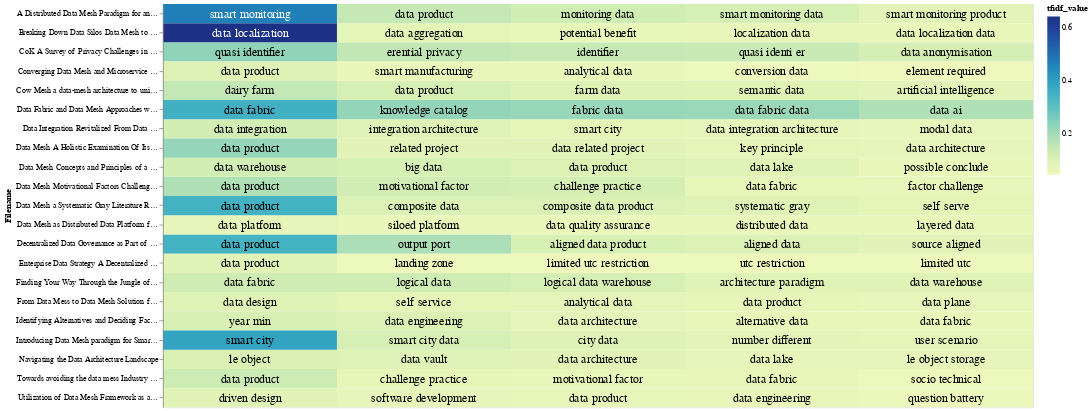

The cell this chart's notebook holds for it:
### Code cell
# Select the top terms for each PDF
top_terms_df_tfidf = result_df_tfidf_filename.groupby('Filename').head(5)

# Add a small random value to 'idf_value' for better visualization
top_terms_df_tfidf['tfidf_value'] = top_terms_df_tfidf['tfidf_value'] + np.random.rand(top_terms_df_tfidf.shape[0]) * 0.0001

# Create a base chart
base = alt.Chart(top_terms_df_tfidf).encode(
    x=alt.X('rank:O', axis=None),  # Use rank for x-axis
    y='Filename:N',
    color=alt.Color('tfidf_value:Q', scale=alt.Scale(scheme='viridis')),
    text='topic_word:N'  # Corrected column name to 'topic_word'
).transform_window(
    rank="rank()",
    sort=[alt.SortField("tfidf_value", order="descending")],
    groupby=["Filename"]
)

# Create a heatmap
heatmap = base.mark_rect().encode(
    color='tfidf_value:Q',
)

# Create text labels with conditional color
text = base.mark_text(baseline='middle', fontWeight= 'normal', fontSize=15).encode(
    text='topic_word:N',
    color=alt.condition(alt.datum.tfidf_value >= 0.4, alt.value('white'), alt.value('black'))
)

# Display the heatmap and text labels
chart_tfidf = (heatmap + text).properties(width=1100, height= 510)
chart_tfidf

### Figure 1 — Vega-Lite specification as saved in the notebook (floating-point values rounded to 4 significant figures)
{"config": {"view": {"continuousWidth": 300, "continuousHeight": 300}}, "layer": [{"mark": {"type": "rect"}, "encoding": {"color": {"field": "tfidf_value", "type": "quantitative"}, "text": {"field": "topic_word", "type": "nominal"}, "x": {"axis": null, "field": "rank", "type": "ordinal"}, "y": {"field": "Filename", "type": "nominal"}}, "transform": [{"window": [{"op": "rank", "field": "", "as": "rank"}], "groupby": ["Filename"], "sort": [{"field": "tfidf_value", "order": "descending"}]}]}, {"mark": {"type": "text", "baseline": "middle", "fontSize": 15, "fontWeight": "normal"}, "encoding": {"color": {"condition": {"test": "(datum.tfidf_value >= 0.4)", "value": "white"}, "value": "black"}, "text": {"field": "topic_word", "type": "nominal"}, "x": {"axis": null, "field": "rank", "type": "ordinal"}, "y": {"field": "Filename", "type": "nominal"}}, "transform": [{"window": [{"op": "rank", "field": "", "as": "rank"}], "groupby": ["Filename"], "sort": [{"field": "tfidf_value", "order": "descending"}]}]}], "data": {"name": "data-59c1534c1f56713ce97f6f88b591925e"}, "height": 510, "width": 1100, "$schema": "https://vega.github.io/schema/vega-lite/v5.17.0.json", "datasets": {"data-59c1534c1f56713ce97f6f88b591925e": [{"Filename": "Breaking Down Data Silos Data Mesh to Achieve Effective Aggregation in Data Localization", "topic_word": "data localization", "tfidf_value": 0.643}, {"Filename": "Breaking Down Data Silos Data Mesh to Achieve Effective Aggregation in Data Localization", "topic_word": "data aggregation", "tfidf_value": 0.07736}, {"Filename": "Breaking Down Data Silos Data Mesh to Achieve Effective Aggregation in Data Localization", "topic_word": "potential benefit", "tfidf_value": 0.06894}, {"Filename": "Breaking Down Data Silos Data Mesh to Achieve Effective Aggregation in Data Localization", "topic_word": "localization data", "tfidf_value": 0.06562}, {"Filename": "Breaking Down Data Silos Data Mesh to Achieve Effective Aggregation in Data Localization", "topic_word": "data localization data", "tfidf_value": 0.063}, {"Filename": "Decentralized Data Governance as Part of a Data Mesh Platform Concepts and Approaches", "topic_word": "data product", "tfidf_value": 0.3449}, {"Filename": "Decentralized Data Governance as Part of a Data Mesh Platform Concepts and Approaches", "topic_word": "output port", "tfidf_value": 0.1899}, {"Filename": "Decentralized Data Governance as Part of a Data Mesh Platform Concepts and Approaches", "topic_word": "aligned data product", "tfidf_value": 0.1118}, {"Filename": "Decentralized Data Governance as Part of a Data Mesh Platform Concepts and Approaches", "topic_word": "aligned data", "tfidf_value": 0.1011}, {"Filename": "Decentralized Data Governance as Part of a Data Mesh Platform Concepts and Approaches", "topic_word": "source aligned", "tfidf_value": 0.0877}, {"Filename": "Enterprise Data Strategy A Decentralized Data Mesh Approach", "topic_word": "data product", "tfidf_value": 0.08589}, {"Filename": "Enterprise Data Strategy A Decentralized Data Mesh Approach", "topic_word": "landing zone", "tfidf_value": 0.05399}, {"Filename": "Enterprise Data Strategy A Decentralized Data Mesh Approach", "topic_word": "utc restriction", "tfidf_value": 0.05312}, {"Filename": "Enterprise Data Strategy A Decentralized Data Mesh Approach", "topic_word": "limited utc restriction", "tfidf_value": 0.05313}, {"Filename": "Enterprise Data Strategy A Decentralized Data Mesh Approach", "topic_word": "limited utc", "tfidf_value": 0.05311}, {"Filename": "Finding Your Way Through the Jungle of Big Data Architectures", "topic_word": "data fabric", "tfidf_value": 0.1299}, {"Filename": "Finding Your Way Through the Jungle of Big Data Architectures", "topic_word": "logical data", "tfidf_value": 0.1281}, {"Filename": "Finding Your Way Through the Jungle of Big Data Architectures", "topic_word": "logical data warehouse", "tfidf_value": 0.1158}, {"Filename": "Finding Your Way Through the Jungle of Big Data Architectures", "topic_word": "architecture paradigm", "tfidf_value": 0.09272}, {"Filename": "Finding Your Way Through the Jungle of Big Data Architectures", "topic_word": "data warehouse", "tfidf_value": 0.09086}, {"Filename": "CoK A Survey of Privacy Challenges in Relation to Data Meshes", "topic_word": "quasi identifier", "tfidf_value": 0.2307}, {"Filename": "CoK A Survey of Privacy Challenges in Relation to Data Meshes", "topic_word": "erential privacy", "tfidf_value": 0.1548}, {"Filename": "CoK A Survey of Privacy Challenges in Relation to Data Meshes", "topic_word": "identifier", "tfidf_value": 0.1445}, {"Filename": "CoK A Survey of Privacy Challenges in Relation to Data Meshes", "topic_word": "quasi identi er", "tfidf_value": 0.1396}, {"Filename": "CoK A Survey of Privacy Challenges in Relation to Data Meshes", "topic_word": "data anonymisation", "tfidf_value": 0.118}, {"Filename": "Converging Data Mesh and Microservice Principles into a Unified Logical Architecture", "topic_word": "data product", "tfidf_value": 0.09493}, {"Filename": "Converging Data Mesh and Microservice Principles into a Unified Logical Architecture", "topic_word": "smart manufacturing", "tfidf_value": 0.06654}, {"Filename": "Converging Data Mesh and Microservice Principles into a Unified Logical Architecture", "topic_word": "analytical data", "tfidf_value": 0.0603}, {"Filename": "Converging Data Mesh and Microservice Principles into a Unified Logical Architecture", "topic_word": "conversion data", "tfidf_value": 0.05435}, {"Filename": "Converging Data Mesh and Microservice Principles into a Unified Logical Architecture", "topic_word": "element required", "tfidf_value": 0.04478}, {"Filename": "Data Integration Revitalized From Data Warehouse Through Data Lake to Data Mesh", "topic_word": "data integration", "tfidf_value": 0.1203}, {"Filename": "Data Integration Revitalized From Data Warehouse Through Data Lake to Data Mesh", "topic_word": "integration architecture", "tfidf_value": 0.09058}, {"Filename": "Data Integration Revitalized From Data Warehouse Through Data Lake to Data Mesh", "topic_word": "smart city", "tfidf_value": 0.07475}, {"Filename": "Data Integration Revitalized From Data Warehouse Through Data Lake to Data Mesh", "topic_word": "data integration architecture", "tfidf_value": 0.07281}, {"Filename": "Data Integration Revitalized From Data Warehouse Through Data Lake to Data Mesh", "topic_word": "modal data", "tfidf_value": 0.06776}, {"Filename": "Data Mesh as Distributed Data Platform for Large Enterprise Companies", "topic_word": "data platform", "tfidf_value": 0.07161}, {"Filename": "Data Mesh as Distributed Data Platform for Large Enterprise Companies", "topic_word": "siloed platform", "tfidf_value": 0.06324}, {"Filename": "Data Mesh as Distributed Data Platform for Large Enterprise Companies", "topic_word": "data quality assurance", "tfidf_value": 0.05983}, {"Filename": "Data Mesh as Distributed Data Platform for Large Enterprise Companies", "topic_word": "distributed data", "tfidf_value": 0.05977}, {"Filename": "Data Mesh as Distributed Data Platform for Large Enterprise Companies", "topic_word": "layered data", "tfidf_value": 0.05923}, {"Filename": "Data Fabric and Data Mesh Approaches with AI", "topic_word": "data fabric", "tfidf_value": 0.3556}, {"Filename": "Data Fabric and Data Mesh Approaches with AI", "topic_word": "knowledge catalog", "tfidf_value": 0.2247}, {"Filename": "Data Fabric and Data Mesh Approaches with AI", "topic_word": "fabric data", "tfidf_value": 0.217}, {"Filename": "Data Fabric and Data Mesh Approaches with AI", "topic_word": "data fabric data", "tfidf_value": 0.2148}, {"Filename": "Data Fabric and Data Mesh Approaches with AI", "topic_word": "data ai", "tfidf_value": 0.183}, {"Filename": "Cow Mesh a data-mesh architecture to unify dairy industry data for prediction and monitoring", "topic_word": "dairy farm", "tfidf_value": 0.1524}, {"Filename": "Cow Mesh a data-mesh architecture to unify dairy industry data for prediction and monitoring", "topic_word": "data product", "tfidf_value": 0.1168}, {"Filename": "Cow Mesh a data-mesh architecture to unify dairy industry data for prediction and monitoring", "topic_word": "farm data", "tfidf_value": 0.09709}, {"Filename": "Cow Mesh a data-mesh architecture to unify dairy industry data for prediction and monitoring", "topic_word": "semantic data", "tfidf_value": 0.09061}, {"Filename": "Cow Mesh a data-mesh architecture to unify dairy industry data for prediction and monitoring", "topic_word": "artificial intelligence", "tfidf_value": 0.08103}, {"Filename": "Data Mesh a Systematic Gray Literature Review", "topic_word": "data product", "tfidf_value": 0.3486}, {"Filename": "Data Mesh a Systematic Gray Literature Review", "topic_word": "composite data", "tfidf_value": 0.1011}, {"Filename": "Data Mesh a Systematic Gray Literature Review", "topic_word": "composite data product", "tfidf_value": 0.1011}, {"Filename": "Data Mesh a Systematic Gray Literature Review", "topic_word": "systematic gray", "tfidf_value": 0.09075}, {"Filename": "Data Mesh a Systematic Gray Literature Review", "topic_word": "self serve", "tfidf_value": 0.07754}, {"Filename": "Data Mesh Motivational Factors Challenges and Best Practices", "topic_word": "data product", "tfidf_value": 0.183}, {"Filename": "Data Mesh Motivational Factors Challenges and Best Practices", "topic_word": "motivational factor", "tfidf_value": 0.1242}, {"Filename": "Data Mesh Motivational Factors Challenges and Best Practices", "topic_word": "challenge practice", "tfidf_value": 0.1192}, {"Filename": "Data Mesh Motivational Factors Challenges and Best Practices", "topic_word": "data fabric", "tfidf_value": 0.06921}, {"Filename": "Data Mesh Motivational Factors Challenges and Best Practices", "topic_word": "factor challenge", "tfidf_value": 0.06791}, {"Filename": "From Data Mess to Data Mesh Solution for Futuristic Self-Serve Platforms", "topic_word": "data design", "tfidf_value": 0.08884}, {"Filename": "From Data Mess to Data Mesh Solution for Futuristic Self-Serve Platforms", "topic_word": "self service", "tfidf_value": 0.07551}, {"Filename": "From Data Mess to Data Mesh Solution for Futuristic Self-Serve Platforms", "topic_word": "analytical data", "tfidf_value": 0.07426}, {"Filename": "From Data Mess to Data Mesh Solution for Futuristic Self-Serve Platforms", "topic_word": "data product", "tfidf_value": 0.07024}, {"Filename": "From Data Mess to Data Mesh Solution for Futuristic Self-Serve Platforms", "topic_word": "data plane", "tfidf_value": 0.06736}, {"Filename": "Identifying Alternatives and Deciding Factors for a Data Mesh Architecture", "topic_word": "year min", "tfidf_value": 0.1089}, {"Filename": "Identifying Alternatives and Deciding Factors for a Data Mesh Architecture", "topic_word": "data engineering", "tfidf_value": 0.1001}, {"Filename": "Identifying Alternatives and Deciding Factors for a Data Mesh Architecture", "topic_word": "data architecture", "tfidf_value": 0.07369}, {"Filename": "Identifying Alternatives and Deciding Factors for a Data Mesh Architecture", "topic_word": "alternative data", "tfidf_value": 0.0648}, {"Filename": "Identifying Alternatives and Deciding Factors for a Data Mesh Architecture", "topic_word": "data fabric", "tfidf_value": 0.05999}, {"Filename": "Navigating the Data Architecture Landscape", "topic_word": "le object", "tfidf_value": 0.1051}, {"Filename": "Navigating the Data Architecture Landscape", "topic_word": "data vault", "tfidf_value": 0.09268}, {"Filename": "Navigating the Data Architecture Landscape", "topic_word": "data architecture", "tfidf_value": 0.08713}, {"Filename": "Navigating the Data Architecture Landscape", "topic_word": "data lake", "tfidf_value": 0.07201}, {"Filename": "Navigating the Data Architecture Landscape", "topic_word": "le object storage", "tfidf_value": 0.0714}, {"Filename": "A Distributed Data Mesh Paradigm for an Event-based Smart Communities Monitoring Product", "topic_word": "smart monitoring", "tfidf_value": 0.4693}, {"Filename": "A Distributed Data Mesh Paradigm for an Event-based Smart Communities Monitoring Product", "topic_word": "data product", "tfidf_value": 0.1471}, {"Filename": "A Distributed Data Mesh Paradigm for an Event-based Smart Communities Monitoring Product", "topic_word": "monitoring data", "tfidf_value": 0.1259}, {"Filename": "A Distributed Data Mesh Paradigm for an Event-based Smart Communities Monitoring Product", "topic_word": "smart monitoring data", "tfidf_value": 0.1141}, {"Filename": "A Distributed Data Mesh Paradigm for an Event-based Smart Communities Monitoring Product", "topic_word": "smart monitoring product", "tfidf_value": 0.0813}, {"Filename": "Data Mesh Concepts and Principles of a Paradigm Shift in Data Architectures", "topic_word": "data warehouse", "tfidf_value": 0.1213}, {"Filename": "Data Mesh Concepts and Principles of a Paradigm Shift in Data Architectures", "topic_word": "big data", "tfidf_value": 0.112}, {"Filename": "Data Mesh Concepts and Principles of a Paradigm Shift in Data Architectures", "topic_word": "data product", "tfidf_value": 0.1005}, {"Filename": "Data Mesh Concepts and Principles of a Paradigm Shift in Data Architectures", "topic_word": "data lake", "tfidf_value": 0.09021}, {"Filename": "Data Mesh Concepts and Principles of a Paradigm Shift in Data Architectures", "topic_word": "possible conclude", "tfidf_value": 0.06065}, {"Filename": "Data Mesh A Holistic Examination Of Its Principles, Practices, And Potential", "topic_word": "data product", "tfidf_value": 0.2235}, {"Filename": "Data Mesh A Holistic Examination Of Its Principles, Practices, And Potential", "topic_word": "related project", "tfidf_value": 0.08718}, {"Filename": "Data Mesh A Holistic Examination Of Its Principles, Practices, And Potential", "topic_word": "data related project", "tfidf_value": 0.08717}, {"Filename": "Data Mesh A Holistic Examination Of Its Principles, Practices, And Potential", "topic_word": "key principle", "tfidf_value": 0.07478}, {"Filename": "Data Mesh A Holistic Examination Of Its Principles, Practices, And Potential", "topic_word": "data architecture", "tfidf_value": 0.07208}, {"Filename": "Introducing Data Mesh paradigm for Smart City platforms design", "topic_word": "smart city", "tfidf_value": 0.3882}, {"Filename": "Introducing Data Mesh paradigm for Smart City platforms design", "topic_word": "smart city data", "tfidf_value": 0.115}, {"Filename": "Introducing Data Mesh paradigm for Smart City platforms design", "topic_word": "city data", "tfidf_value": 0.09536}, {"Filename": "Introducing Data Mesh paradigm for Smart City platforms design", "topic_word": "number different", "tfidf_value": 0.08128}, {"Filename": "Introducing Data Mesh paradigm for Smart City platforms design", "topic_word": "user scenario", "tfidf_value": 0.07787}, {"Filename": "Towards avoiding the data mess Industry insights from data mesh implementations", "topic_word": "data product", "tfidf_value": 0.1327}, {"Filename": "Towards avoiding the data mess Industry insights from data mesh implementations", "topic_word": "challenge practice", "tfidf_value": 0.07076}, {"Filename": "Towards avoiding the data mess Industry insights from data mesh implementations", "topic_word": "motivational factor", "tfidf_value": 0.06956}, {"Filename": "Towards avoiding the data mess Industry insights from data mesh implementations", "topic_word": "data fabric", "tfidf_value": 0.06451}, {"Filename": "Towards avoiding the data mess Industry insights from data mesh implementations", "topic_word": "socio technical", "tfidf_value": 0.0527}, {"Filename": "Utilization of Data Mesh Framework as a Part of Organization's Data Management", "topic_word": "driven design", "tfidf_value": 0.08642}, {"Filename": "Utilization of Data Mesh Framework as a Part of Organization's Data Management", "topic_word": "software development", "tfidf_value": 0.07235}, {"Filename": "Utilization of Data Mesh Framework as a Part of Organization's Data Management", "topic_word": "data product", "tfidf_value": 0.06861}, {"Filename": "Utilization of Data Mesh Framework as a Part of Organization's Data Management", "topic_word": "data engineering", "tfidf_value": 0.06382}, {"Filename": "Utilization of Data Mesh Framework as a Part of Organization's Data Management", "topic_word": "question battery", "tfidf_value": 0.05491}]}}
